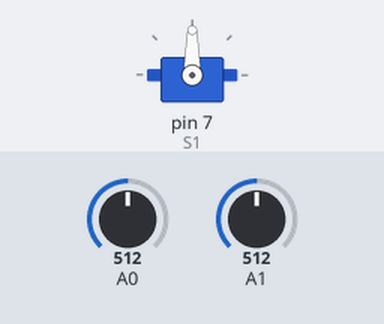
Simulated run of this sketch. Board: Arduino Uno, built with avr-gcc and run on an emulated ATmega328P. Shown: servo. Inputs (shaded band) come from the test bench; at power-on: A0 = 512, A1 = 512.

Above: at 1.2 s.
1.3 s: A0 set to 524
At 3.4 s:
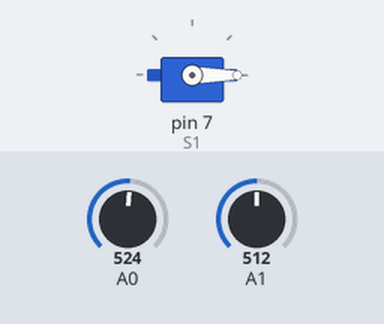
3.7 s: A1 set to 840
5.2 s: A1 set to 869
At 7.9 s:
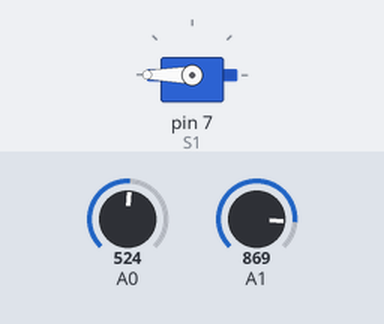
8.2 s: A0 set to 857
9.7 s: A0 set to 886
At 9.86 s:
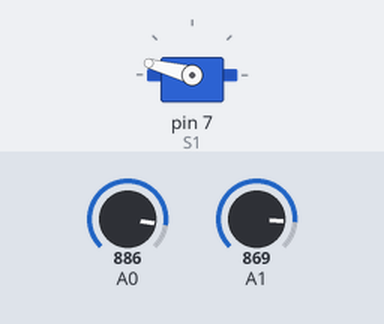
12.7 s: A0 set to 511
At 13.17 s:
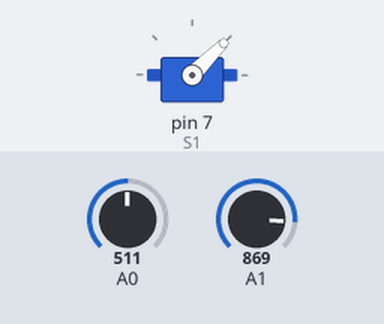
Timing chart, 0 to 16.1 s (numbered marks = the images above; inputs shaded):
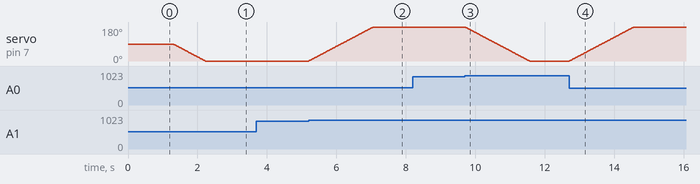

The sketch:

hunter.ino
```cpp
#include <Servo.h> // motor

Servo S1;

int angle = 90;

void setup (){
  Serial.begin (9600); // speed
  S1.attach (7); // leg to attach

  S1.write (angle);

}


void loop (){

  int Value1 = analogRead (A0); // разъем
  int Value2 = analogRead (A1);

 // Serial.println (Value);// writeln ord(symbol
   float Reg = (Value1 - Value2) * 0.003;
   angle = angle - Reg;
   if (angle < 0)
    angle = 0;
   if (angle > 180)
   angle = 180;

   S1.write (angle);

    ///S1.write (angle); // graduses 0 - 180
    delay (10);

}
```

Measured:
- the behaviour switches between 512 and 513 on A0 (found by bisection; images 0 and 1)
- the behaviour switches between 857 and 858 on A1 (found by bisection; images 1 and 2)
- the behaviour switches between 869 and 870 on A0 (found by bisection; images 2 and 3)
- after the input at 1.3 s, servo on pin 7 (S1): moves from 90° to 0° over 0.93 s, starting at once
- after the input at 3.7 s, every drawn part: stays the same
- after the input at 5.2 s, servo on pin 7 (S1): moves from 0° to 180° over 1.9 s, starting at once
- after the input at 8.2 s, every drawn part: stays the same
- after the input at 9.7 s, servo on pin 7 (S1): moves from 180° to 0° over 1.9 s, starting at once
- after the input at 12.7 s, servo on pin 7 (S1): moves from 0° to 180° over 1.9 s, starting at once
